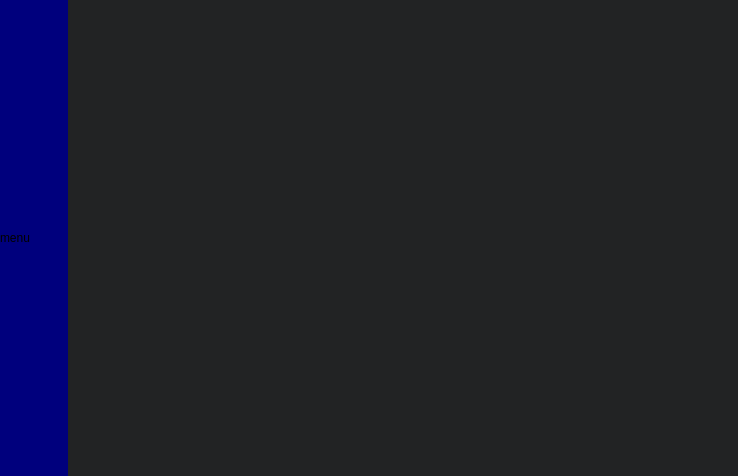
<?xml version="1.0" encoding="UTF-8"?>
<ui version="4.0">
 <class>MainWindow</class>
 <widget class="QMainWindow" name="MainWindow">
  <property name="geometry">
   <rect>
    <x>0</x>
    <y>0</y>
    <width>738</width>
    <height>476</height>
   </rect>
  </property>
  <property name="windowTitle">
   <string>MainWindow</string>
  </property>
  <property name="styleSheet">
   <string notr="true">BurgerMenu  {
 background-color: black;   
}

#BurgerMenu  {
 background-color: black; 
  }

#BurgerButton  {
	background-color: black; 
	color: rgb(255, 255, 255);
	font-size: 18px;
	border-left: 20px;
	border-right: 20px;
}

#BurgerButton:hover         {
 background-image: url(:/icons/icon-hover.png);
}

#BurgerButton:pressed       {
 background-image: url(:/icons/icon-highlight.png); 
}

#BurgerButton:checked       { 
background-image: url(:/icons/icon-highlight.png);
 }

#BurgerButton:checked:hover {
 background-image: url(:/icons/icon-highlight.png);
}

#MainBurgerButton           { 
	background-color: black; 
  border: none; 
}

#MainBurgerButton:hover     {
 background-image: url(:/icons/icon-hover.png);  
 }


QPushButton {
background-color: rgba(0,0,0,0);
border-radius: 40px;
border-color: white;
border: 0px solid grey;
}

QMainWindow{
background-color: black; 
}</string>
  </property>
  <widget class="QWidget" name="centralwidget">
   <property name="styleSheet">
    <string notr="true"/>
   </property>
   <layout class="QGridLayout" name="gridLayout">
    <property name="leftMargin">
     <number>0</number>
    </property>
    <property name="topMargin">
     <number>0</number>
    </property>
    <property name="rightMargin">
     <number>0</number>
    </property>
    <property name="bottomMargin">
     <number>0</number>
    </property>
    <property name="spacing">
     <number>0</number>
    </property>
    <item row="0" column="1" rowspan="2">
     <widget class="QLabel" name="SideBarDummy">
      <property name="minimumSize">
       <size>
        <width>68</width>
        <height>48</height>
       </size>
      </property>
      <property name="maximumSize">
       <size>
        <width>68</width>
        <height>16000000</height>
       </size>
      </property>
      <property name="styleSheet">
       <string notr="true">background-color: rgb(0, 0, 125);</string>
      </property>
      <property name="text">
       <string>menu</string>
      </property>
     </widget>
    </item>
    <item row="0" column="3">
     <widget class="QWidget" name="Toolbar" native="true">
      <property name="maximumSize">
       <size>
        <width>16777215</width>
        <height>26</height>
       </size>
      </property>
      <property name="styleSheet">
       <string notr="true">QWidget{
	background-color: rgb(34, 35, 36);
}

QPushButton{
	border-color: rgb(70, 70, 70);
	background-color:  rgba(45, 45, 45,0);
	border: 2px;
	border-radius: 3px;
	border-image: url();
}

QPushButton::hover{
	background-color:  rgb(58, 58, 58);
}</string>
      </property>
      <layout class="QHBoxLayout" name="horizontalLayout">
       <property name="spacing">
        <number>3</number>
       </property>
       <property name="leftMargin">
        <number>0</number>
       </property>
       <property name="topMargin">
        <number>1</number>
       </property>
       <property name="rightMargin">
        <number>5</number>
       </property>
       <property name="bottomMargin">
        <number>0</number>
       </property>
       <item>
        <spacer name="Spacer">
         <property name="orientation">
          <enum>Qt::Horizontal</enum>
         </property>
         <property name="sizeHint" stdset="0">
          <size>
           <width>495</width>
           <height>20</height>
          </size>
         </property>
        </spacer>
       </item>
       <item>
        <widget class="QPushButton" name="Minimize">
         <property name="minimumSize">
          <size>
           <width>0</width>
           <height>24</height>
          </size>
         </property>
         <property name="styleSheet">
          <string notr="true">QPushButton{
	image: url(:/icons/minimize.png);
}</string>
         </property>
         <property name="text">
          <string/>
         </property>
        </widget>
       </item>
       <item>
        <widget class="QPushButton" name="Maximize">
         <property name="minimumSize">
          <size>
           <width>0</width>
           <height>24</height>
          </size>
         </property>
         <property name="styleSheet">
          <string notr="true">QPushButton{
	image: url(:/icons/plus_checked.png);
}</string>
         </property>
         <property name="text">
          <string/>
         </property>
        </widget>
       </item>
       <item>
        <widget class="QPushButton" name="Close">
         <property name="minimumSize">
          <size>
           <width>0</width>
           <height>24</height>
          </size>
         </property>
         <property name="styleSheet">
          <string notr="true">QPushButton{
	image: url(:/icons/x.png);
	background-color: rgba(115, 40, 40,0);
}

QPushButton::hover{
	background-color: rgb(125, 45, 45)
}</string>
         </property>
         <property name="text">
          <string/>
         </property>
        </widget>
       </item>
      </layout>
     </widget>
    </item>
    <item row="1" column="3">
     <widget class="QFrame" name="BodyDummy">
      <property name="styleSheet">
       <string notr="true">QWidget{
	background-color: rgb(34, 35, 36);
}</string>
      </property>
      <property name="frameShape">
       <enum>QFrame::NoFrame</enum>
      </property>
      <property name="frameShadow">
       <enum>QFrame::Raised</enum>
      </property>
      <property name="lineWidth">
       <number>0</number>
      </property>
      <layout class="QGridLayout" name="gridLayout_2">
       <property name="leftMargin">
        <number>0</number>
       </property>
       <property name="topMargin">
        <number>0</number>
       </property>
       <property name="rightMargin">
        <number>0</number>
       </property>
       <property name="bottomMargin">
        <number>0</number>
       </property>
       <property name="spacing">
        <number>0</number>
       </property>
      </layout>
     </widget>
    </item>
   </layout>
  </widget>
 </widget>
 <resources/>
 <connections/>
</ui>
